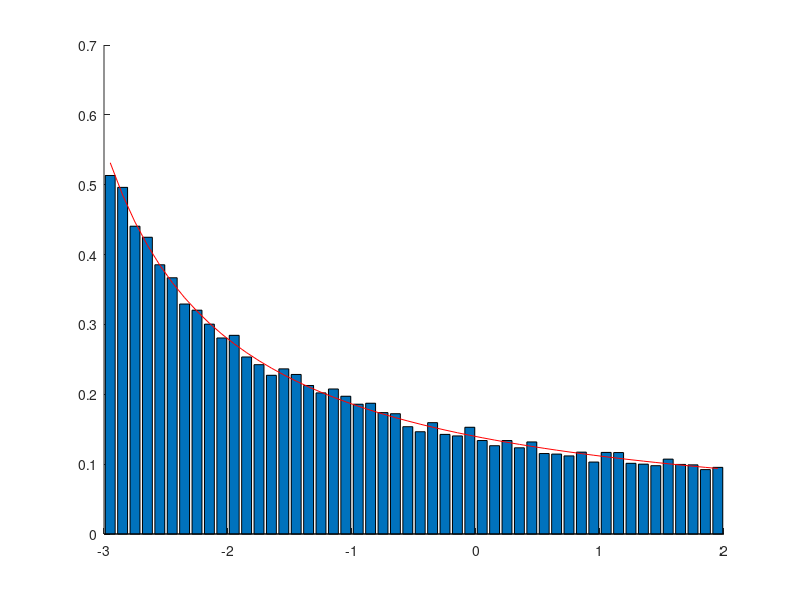
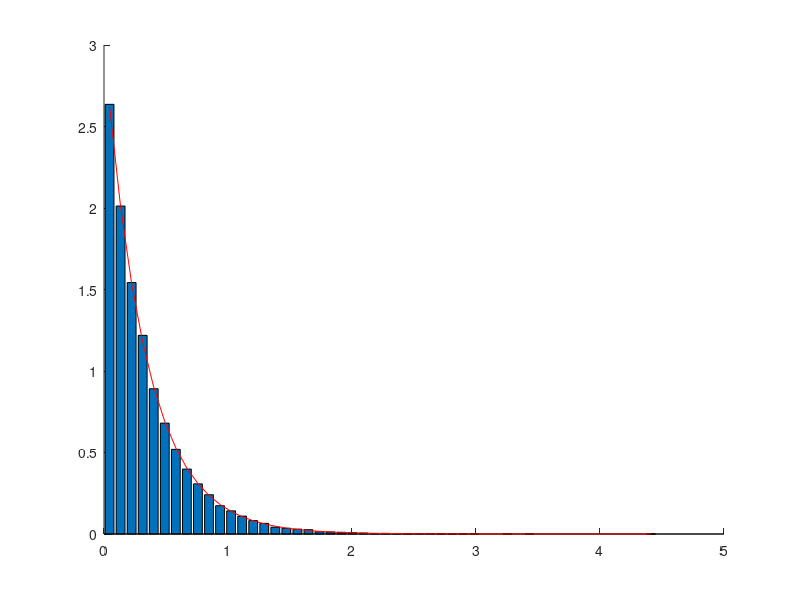

The MATLAB source for these figures, in order:
N=50000;
Y=rand(1,N);% Y suit une loi uniforme

a=1/log(6);
X=exp(Y/a)-4 ;% = Fx-1(Y)
[h,xout]=hist(X,50); % xout sont les abscisses
pas=xout(2)-xout(1);
S=sum(h)*pas; % aire de l'histogramme
figure(1)
hold on;
bar(xout,h/S); % /S pour que l'aire des barres fasse 1
f=a./(xout+4);
plot(xout,f,'r');

esp_empi=mean(X)
esp_theo=5*a-4
ecart_empi=std(X)
ecart_theo=sqrt((16-45*a/2)-(5*a-4)^2)

lambda=3;
X2=log(-Y+1)/(-lambda) ; % = Fx-1(Y)
[h2,xout2]=hist(X2,50); % xout sont les abscisses
pas2=xout2(2)-xout2(1);
S2=sum(h)*pas2; % aire de l'histogramme
figure(2)
hold on;
bar(xout2,h2/S2); % /S pour que l'aire des barres fasse 1
f2=lambda*exp(-lambda*xout2);
plot(xout2,f2,'r');

esp_empi2=mean(X2)
esp_theo2=1/lambda
ecart_empi2=std(X2)
ecart_theo2=1/lambda









